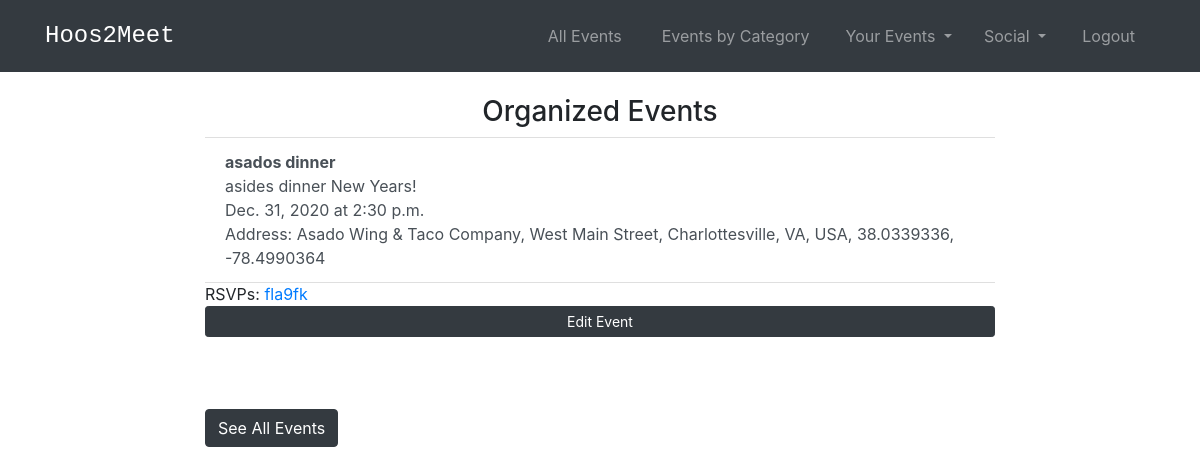
Screenshot of /events/your-events/ (signed in) with the database file from the repository.
### events/models.py (models this page shows, shortened)
class Event(models.Model):
    title_text = models.CharField("Event Name", max_length=255)
    date = models.DateField(default=datetime.date.today)
    time = models.TimeField(default = '14:30',help_text="Enter in 24 hour format (eg - 2:45 or 16:45)")
    category_text = models.CharField("Category", max_length=255,default = 'Uncategorized')
    description_text = models.CharField("Description", max_length=200)
    organizer = models.ForeignKey(User, default = 1, on_delete=models.CASCADE,related_name='organizer')
    location=PlacesField()
    rsvps = models.ManyToManyField(User, related_name='rsvps') #blank=True )
    def rsvp_total(self):
        return self.rsvps.count()
    def rsvps_list_all(self):
        return self.rsvps.all()
    """"
    def get_absolute_url(self):
        return reverse('events:detail', kwargs={'pk': self.pk})
    """

### events/views.py (the view)
# urls.py: path('your-events/', views.YourEvents, name='your_events'),
def YourEvents(request):
    your_event_list = Event.objects.filter(organizer = request.user)
    rsvp_event_list = Event.objects.filter(rsvps=request.user )
    your_event_list = your_event_list.exclude(date__lt=datetime.date.today())
    return render(request, 'events/your_events.html', {'your_event_list':your_event_list , 'rsvp_event_list':rsvp_event_list})

### events/templates/events/your_events.html (shortened to what this page needs)
<!DOCTYPE html>
<head>
  {% extends 'base.html' %}
  {% load static %}
  {% load socialaccount %}
{% block content %}
{% if user.is_authenticated %}
<h3 class='text-center'>Organized Events</h3>
{% if your_event_list %}
<ul class="list-group list-group-flush">
    {% for event in your_event_list %}
        <div>
        <a href="{% url 'events:detail' event.id %}" class = 'list-group-item list-group-item-action'><b>{{event.title_text}}</b><br> {{event.description_text}}<br>{{event.date}} at {{event.time}}<br>Address: {{event.location}}<br> {% if event.rsvp_total != None %} </a> RSVPs:{% for rsvped in event.rsvps_list_all%}<a href = "{%url 'social_app:profile_page' rsvped.profile.id %}"> {{rsvped}}  {% endfor %}{% endif %}</a></li>
        </div>
        <a class = 'btn btn-dark btn-sm'href = "{% url 'events:update_event' event.id %}"> Edit Event</a>
        {% endfor %}
    <br>
  </ul>
{% else %}
    <p>No events have been posted by you.</p>
{% endif %}
<br><br>
<a class="btn btn-dark" href="{% url 'events:event_list' %}">See All Events</a></li>
{% endif %}
{% endblock %}

### templates/base.html (style rules this page uses)
body { padding-top: 70px; }

### rows the page displays
Event: title_text "asados dinner", description_text "asides dinner New Years!", date "Dec. 31, 2020", time "2:30 p.m.", location "Asado Wing & Taco Company, West Main Street, Charlottesville, VA, USA, 38.0339336, -78.4990364"

### other values shown
{{ rsvped }} "fla9fk"
